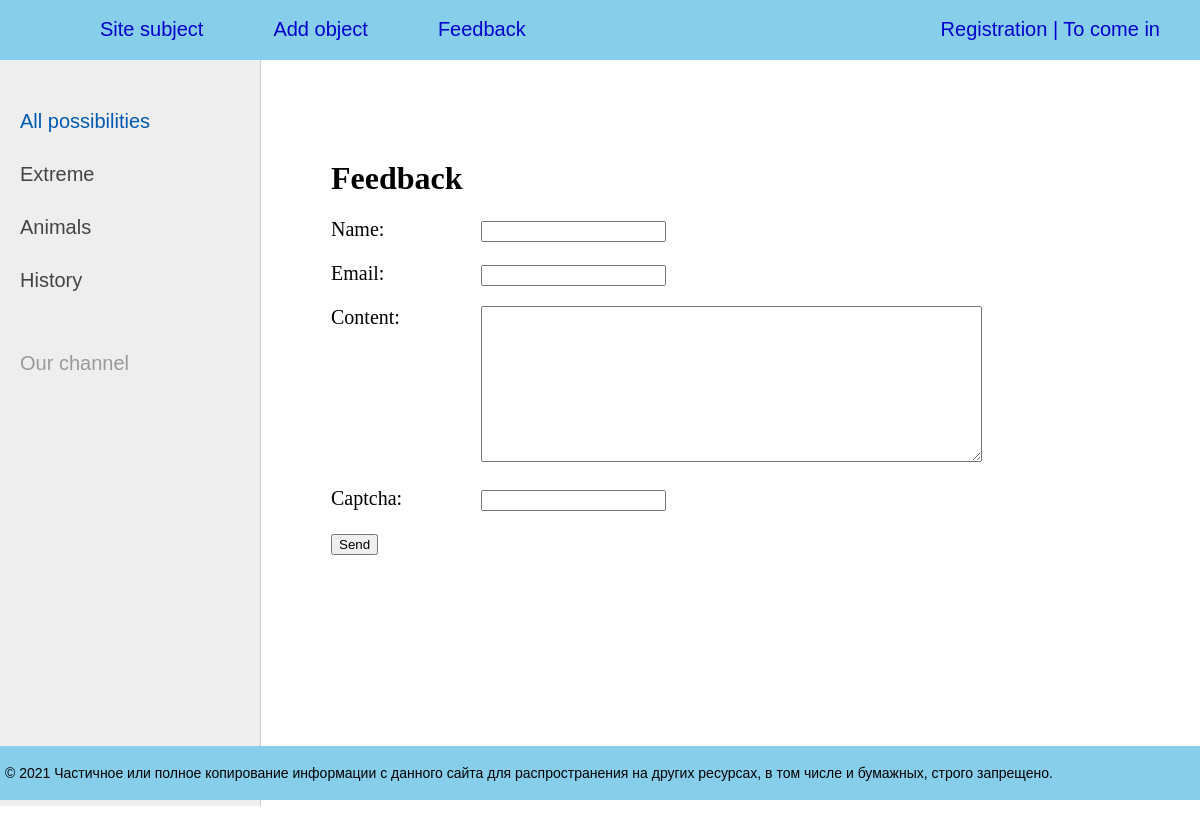
Page /contact/ on the committed database.
### object/models.py (models this page shows, shortened)
class Category(models.Model):
    name = models.CharField(max_length=150, db_index=True, verbose_name='Приоритет')
    def get_absolute_url(self):
        return reverse('category', kwargs={'cat_id': self.pk})
    class Meta:
        verbose_name = 'Целевой приоритет'
        verbose_name_plural = 'Целевые приоритеты'
        ordering = ['id']

### object/views.py (the view, shortened to what this page needs)
# urls.py: path('contact/', ContactFormView.as_view(), name='contact'),
class ContactFormView(DataMixin, FormView):
    form_class = ContactForm
    template_name = 'object/contact.html'
    success_url = reverse_lazy('home')
    def get_context_data(self, *, object_list=None, **kwargs):
        context = super().get_context_data(**kwargs)
        c_def = self.get_user_context(title="Feedback")
        return dict(list(context.items()) + list(c_def.items()))

### object/forms.py
class ContactForm(forms.Form):
    name = forms.CharField(label='Name', max_length=255)
    email = forms.EmailField(label='Email')
    content = forms.CharField(widget=forms.Textarea(attrs={'cols': 60, 'rows': 10}))
    captcha = CaptchaField()

### object/templatetags/object_tags.py (called while the page is built)
@register.simple_tag()
def get_categories():
    return Category.objects.all()

### object/utils.py (called while the page is built)
        def get_user_context(self, **kwargs):
                context = kwargs
                cats = cache.get('cats')
                if not cats:
                        cats = Category.objects.annotate(Count('object'))
                        cache.set('cats', cats, 10)
                cats = Category.objects.all()
                context['menu'] = menu
                context['cats'] = cats
                if 'cat_selected' not in context:
                        context['cat_selected'] = 0
                return context

### object/templates/object/contact.html (shortened to what this page needs)
{% extends 'object/base.html' %}
{% block content %}
<h1>{{title}}</h1>
<form method="post">
{% for f in form %}
<p><label class="form-label" for="{{ f.id_for_label }}">{{f.label}}: </label>{{ f }}</p>
{% endfor %}
    <button type="submit">Send</button>
</form>
<p>{% endblock %}

### object/templates/object/base.html (shortened to what this page needs)
{% load static %}
{% load object_tags %}
<!DOCTYPE html>
<html>
<head>
	<link rel="stylesheet"  href="{% static 'object/css/styles.css' %}" type="text/css" />
</head>
<body>
<table class="table-page" border=0 cellpadding="0" cellspacing="0">
<tr><td valign=top>
{% block mainmenu %}
		<div class="header">
			<ul id="mainmenu" class="mainmenu">
			<li class="logo"><a href="{% url 'home' %}"><div class="logo"></div></a></li>
{% for m in menu %}
			<li><a href="{% url m.url_name %}">{{m.title}}</a></li>
{% endfor %}
			{% if request.user.is_authenticated%}
			<li class="last"> {{user.username}} | <a href="{% url 'logout' %}">Out</a></li>
			{% else %}
			<li class="last"><a href="{% url 'register' %}">Registration</a> | <a href="{% url 'login' %}">To come in</a>
			{% endif %}
			</li>
			</ul>
		</div>
{% endblock mainmenu %}
<table class="table-content" border=0 cellpadding="0" cellspacing="0">
<tr>
	<td valign="top" class="left-chapters">
		{% get_categories as categories %}
	<ul id="leftchapters">
{% if cat_selected == 0 %}
		<li class="selected">All possibilities</li>
{% else %}
		<li><a href="{% url 'home' %}">All possibilities</a></li>
{% endif %}
{% for c in cats %}
         {% if c.pk == cat_selected %}
                   <li class="selected">{{c.name}}</li>
         {% else %}
                   <li><a href="{{ c.get_absolute_url }}">{{c.name}}</a></li>
         {% endif %}
{% endfor %}
		<li class="share">
		<p>Our channel</p>
		<a class="share-yt" href="https://www.youtube.com/channel/#" target="_blank" rel="nofollow"></a>
		</li>
	</ul>
</td>
<td valign="top" class="content">
	<div class="content-text">
{% block content %}
{% endblock %}
	</div>
</td></tr></table>
</td></tr>
<tr><td valign=top>
	<div id="footer">
		<p>&copy; 2021 Частичное или полное копирование информации с данного сайта для распространения на других ресурсах, в том числе и бумажных, строго запрещено.</p>
	</div>
</td></tr></table>
</body>
</html>

### object/ static/object/css/styles.css (style rules this page uses)
html, body { font-family: 'Arial'; margin: 0; padding: 0; height: 100%; width: 100%; color: #5F9EA0; }
a { color: #0059b2; text-decoration: none; }
.table-page { width: 100%; height: 100%; vertical-align: top; }
.table-page tr { height: 100%; }
.header { background: #87CEEB; height: 60px; }
.logo { background: url('../images/logo.png') no-repeat 10px 5px; width: 70px; height: 60px; }
ul.mainmenu { list-style: none; margin: 0; padding: 0; height: 60px; color: #0000CD; font-size: 20px; overflow: hidden; }
ul.mainmenu li { float: left; margin: 18px 40px 0 30px; }
ul.mainmenu li.logo { margin: 0; }
ul.mainmenu li.last { float: right; }
ul.mainmenu li a { color: #0000CD; text-decoration: none; }
.table-content { width: 100%; min-height: 100%; height: 100%; }
.left-chapters { margin: 0; background: #eee; border-right: 1px solid #ccc; min-height: 100%; }
.left-chapters ul { width: 230px; min-height: 100%; margin: 0; padding: 20px 10px 10px 20px; list-style: none; font-size: 20px; }
.left-chapters ul li { margin: 30px 0 0 0; color: #999; }
.left-chapters ul li.selected { color: #0059b2; }
.left-chapters ul li a { color: #444; text-decoration: none; }
.left-chapters ul li.share { margin: 60px 0 0 0; }
.left-chapters ul li.share p { margin: 30px 0 30px 0; }
.left-chapters ul li.share a { display: inline-block; width: 40px; height: 40px; margin: 0 20px 0 0; }
.left-chapters ul li.share a.share-yt { width: 100%; height: 30px; background: url('../images/share_yt.png') no-repeat 0 0 }
.content { padding: 40px 20px 20px 40px; width: 100%; box-sizing: border-box; }
.content-text { margin: 60px 0 0 30px; color: #000; font-size: 20px; font-family: Yandex Sans Display Light; }
.content-text h1 { font-size: 32px; }
#footer { box-sizing: border-box; background: #87CEEB; padding: 5px; color: #000000; font-size: 14px; font-family: Verdana, Geneva, Arial, Helvetica; text-align: left; overflow: hidden; }
.form-label { display: inline-block; min-width: 150px; vertical-align: top; }

### rows in the picture
Category: name "Extreme"
Category: name "Animals"
Category: name "History"

### other values in the picture
{{ m.title }} "Site subject" "Add object" "Feedback"
{{ title }} "Feedback"
{{ f.label }} "Name" "Email" "Content" "Captcha"
